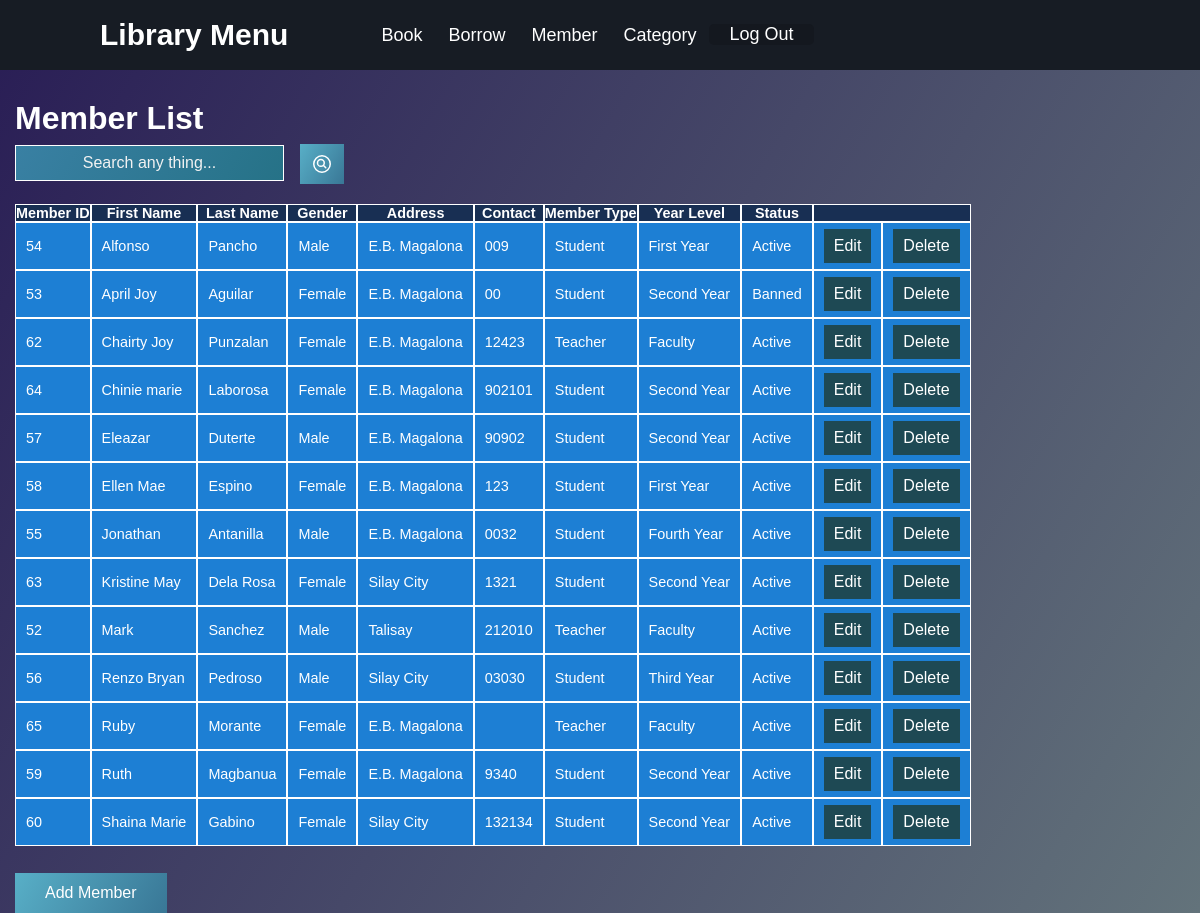
The app's page /source/memberList.php (signed in) with its own data.
### tables this page shows
CREATE TABLE `member` (
  `member_id` int(12) NOT NULL,
  `firstname` varchar(50) DEFAULT NULL,
  `lastname` varchar(50) DEFAULT NULL,
  `gender` enum('Male','Female') DEFAULT NULL,
  `address` varchar(255) DEFAULT NULL,
  `contact` varchar(15) DEFAULT NULL,
  `type_id` int(12) NOT NULL,
  `year_level` enum('Faculty','First Year','Second Year','Third Year','Fourth Year') DEFAULT NULL,
  `status` enum('Active','Banned') DEFAULT NULL
);

CREATE TABLE `type` (
  `type_id` int(12) NOT NULL,
  `borrowertype` varchar(50) NOT NULL
);

### source/memberList.php (the view, shortened to what this page needs)
<?php
	require "includes/conn.php";
	echo "<head>";
	require "menu1.php";
	echo "</head>";
?>
<html>
	<head>
	</head>
	<body>
		<h1><ins>Member List<ins></h1>
	<form action="memberList.php" method="POST">
      <input class="searchbar" type="text" placeholder="Search any thing..." name="search">
      <button class="search-button" type="submit"><ion-icon name="search-circle-outline"></button>
    </form>
<?php
	print "<table border='1'>";
	print "<tr>";
	print "<th>Member ID</th>";
	print "<th>First Name</th>";
	print "<th>Last Name</th>";
	print "<th>Gender</th>";
	print "<th>Address</th>";
	print "<th>Contact</th>";
	print "<th>Member Type</th>";
	print "<th>Year Level</th>";
	print "<th>Status</th>";
	print "<th colspan='2'>      </th>";
	if(isset($_POST['search'])){
		$item=$_POST['search'];
		$sql=mysqli_query($con,"SELECT * FROM member JOIN type USING (type_id)
								WHERE member_id LIKE '%$item%' OR
								firstname LIKE '%$item%' OR lastname LIKE '%$item%' OR
								gender LIKE '%$item%' OR address LIKE '%$item%' OR
								contact LIKE '%$item%' OR borrowertype LIKE '%$item%'OR
								year_level LIKE '%$item%' OR status LIKE '%$item%'
								ORDER BY firstname, lastname, gender, address, contact, borrowertype, year_level, status");
	}else{
		$sql=mysqli_query($con,"SELECT * FROM member JOIN type USING (type_id) ORDER BY firstname, lastname, gender, address, contact, borrowertype, year_level, status");
	}
	while($row=mysqli_fetch_array($sql)):
	print "<tr>";
	print "<td>".$row['member_id']."</td>";
	print "<td>".$row['firstname']."</td>";
	print "<td>".$row['lastname']."</td>";
	print "<td>".$row['gender']."</td>";
	print "<td>".$row['address']."</td>";
	print "<td>".$row['contact']."</td>";
	print "<td>".$row['borrowertype']."</td>";
	print "<td>".$row['year_level']."</td>";
	print "<td>".$row['status']."</td>";
?>
	<td>
		<form name="editdata" action="updateMember.php" method="GET">
			<input type="submit" name="editdata" value="Edit"/>
		</form>
	</td>
	<td>
		<form name="deletedata" action="deleteMember.php" method="POST">
			<input type="submit" name="deletedata" value="Delete" onclick="return checkDelete();"/>
		</form>
	</td>
<?php
	echo "</tr>\n";
	endwhile;
	?>
		</table>
		<form method="POST">
			<button class="footer-button-1" input formaction="addMember.php" type="submit" value="Add Member">Add Member</button>
		</form>
	</body>
</html>

### source/Menu.css (style rules this page uses)
* { margin: 0; padding: 0; box-sizing: border-box; text-decoration: none; font-family: 'Poppins', sans-serif; color: white; }
body { background: linear-gradient(120deg, #291d55, #63737b); overflow-x: hidden; }
::placeholder { color : #f2f2f2; }
table { border-spacing: 0px; margin: 15px 0; font-size: 0.9em; min-width: 400px; padding: 12px 15px; font-family: 'Nunito', sans-serif; border: none; }
th { border: 1px solid ; background-color: #182f53; }
tr { background-color: #1d7fd4; border: 1px solid ; }
td { padding: 6px 10px; border: 1px solid ; }
table { position: relative; top: 100px; }
button { cursor: pointer; border: none; color: white; background: linear-gradient(120deg, #58afc7, #397796); padding: 8px 10px; text-decoration: none; display: inline-block; font-size: 16px; }
input[type=submit] { cursor: pointer; border: none; color: white; padding: 8px 10px; text-align: center; text-decoration: none; display: inline-block; background: #1e4954; font-size: 16px; }
input[type=text], input[type=date], input[type=number] { background: linear-gradient(120deg, #3980a3, #267287); border: 1px solid; color: white; padding: 8px 30px; text-align: center; text-decoration : none; display: inline-block; font-size: 16px; }
.searchbar { position: absolute; top: 145px; left: 15px; }
.search-button { position: relative; top: 107px; left: 300px; cursor: pointer; }
h1 { position: relative; top: 100px; left: 15px; }
ion-icon { font-size: 24px; color: white; }
.footer-button-1 { padding: 11px 30px; position: relative; top: 100px; left: 15px; margin-bottom: 10px; }

### records on screen
member: member_id "54", firstname "Alfonso", lastname "Pancho", gender "Male", address "E.B. Magalona", contact "009", type.borrowertype "Student", year_level "First Year", status "Active"
member: member_id "53", firstname "April Joy", lastname "Aguilar", gender "Female", address "E.B. Magalona", contact "00", type.borrowertype "Student", year_level "Second Year", status "Banned"
member: member_id "62", firstname "Chairty Joy", lastname "Punzalan", gender "Female", address "E.B. Magalona", contact "12423", type.borrowertype "Teacher", year_level "Faculty", status "Active"
member: member_id "64", firstname "Chinie marie", lastname "Laborosa", gender "Female", address "E.B. Magalona", contact "902101", type.borrowertype "Student", year_level "Second Year", status "Active"
member: member_id "57", firstname "Eleazar", lastname "Duterte", gender "Male", address "E.B. Magalona", contact "90902", type.borrowertype "Student", year_level "Second Year", status "Active"
member: member_id "58", firstname "Ellen Mae", lastname "Espino", gender "Female", address "E.B. Magalona", contact "123", type.borrowertype "Student", year_level "First Year", status "Active"
member: member_id "55", firstname "Jonathan", lastname "Antanilla", gender "Male", address "E.B. Magalona", contact "0032", type.borrowertype "Student", year_level "Fourth Year", status "Active"
member: member_id "63", firstname "Kristine May", lastname "Dela Rosa", gender "Female", address "Silay City", contact "1321", type.borrowertype "Student", year_level "Second Year", status "Active"
member: member_id "52", firstname "Mark", lastname "Sanchez", gender "Male", address "Talisay", contact "212010", type.borrowertype "Teacher", year_level "Faculty", status "Active"
member: member_id "56", firstname "Renzo Bryan", lastname "Pedroso", gender "Male", address "Silay City", contact "03030", type.borrowertype "Student", year_level "Third Year", status "Active"
member: member_id "65", firstname "Ruby", lastname "Morante", gender "Female", address "E.B. Magalona", type.borrowertype "Teacher", year_level "Faculty", status "Active"
member: member_id "59", firstname "Ruth", lastname "Magbanua", gender "Female", address "E.B. Magalona", contact "9340", type.borrowertype "Student", year_level "Second Year", status "Active"
member: member_id "60", firstname "Shaina Marie", lastname "Gabino", gender "Female", address "Silay City", contact "132134", type.borrowertype "Student", year_level "Second Year", status "Active"
